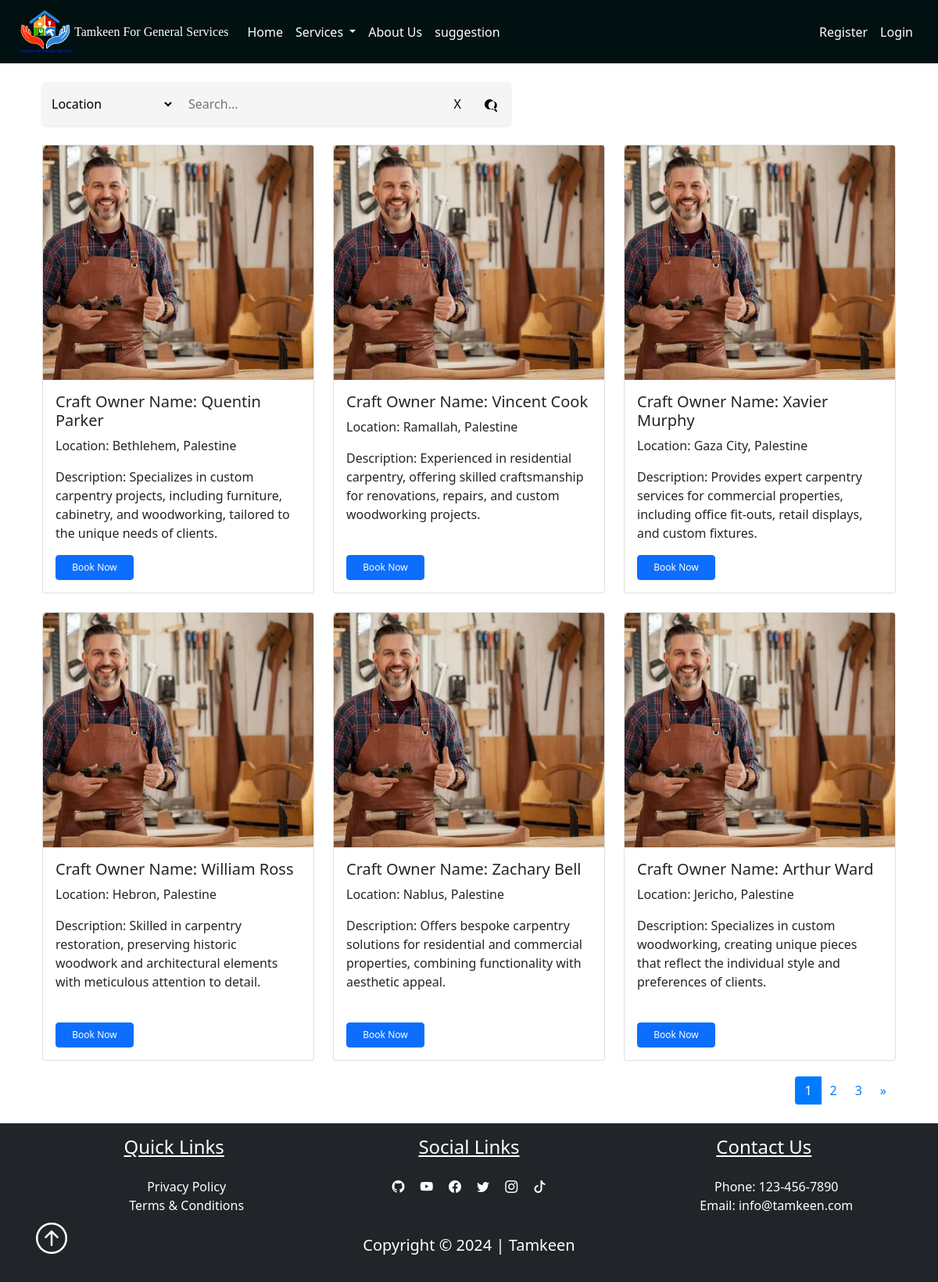
The app's page /Carpentry, older data.
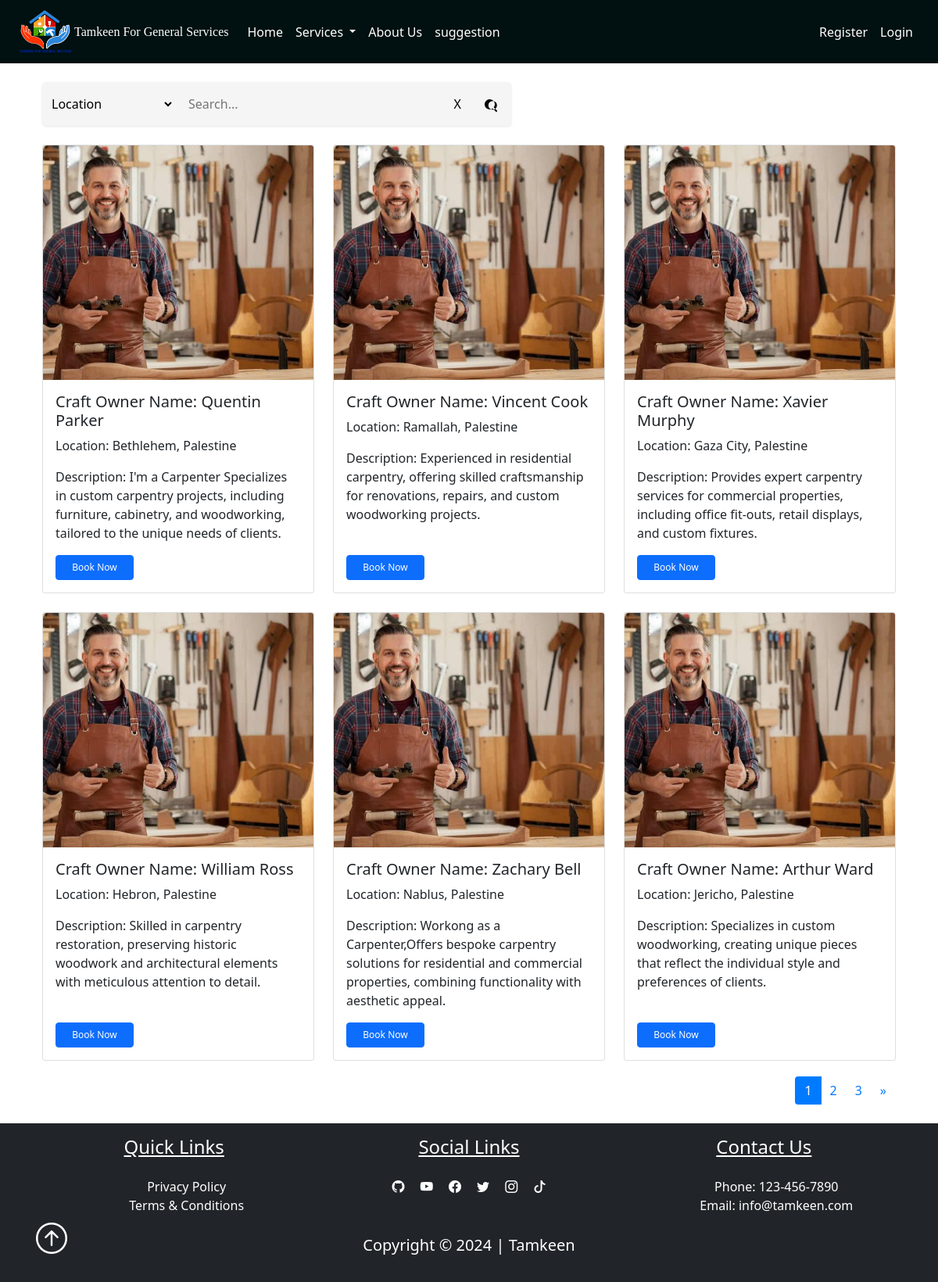
The same page, newer data.
### pythonic/models.py (models this page shows, shortened)
class User(db.Model, UserMixin):
    id = db.Column(db.Integer, primary_key=True)
    username = db.Column(db.String(25), unique=True, nullable=False)
    email = db.Column(db.String(125), unique=True, nullable=False)
    image_file = db.Column(db.String(20), nullable=False, default="prf.jpg")
    password = db.Column(db.String(60), nullable=False)
    address = db.Column(db.String(25), nullable=False)
    contactNumber = db.Column(db.String(10), nullable=False)
    user_type = db.Column(db.String(20), nullable=False)
    service_type = db.Column(db.String(20), nullable=True)
    description = db.Column(db.Text, nullable=True)
    service_id = db.Column(db.Integer, db.ForeignKey("service.id"), nullable=True)
    availability = db.relationship('Availability', uselist=False, backref='owner', lazy=True)
    works = db.relationship("Work", backref="maker", lazy=True)
    ratings = db.relationship('Rating', foreign_keys='Rating.craft_owner_id', backref='craft_owner', lazy=True)
    average_rating = db.Column(db.Float, nullable=True)

### pythonic/routes.py (the view)
@app.route('/Carpentry')
def Carpentry():
    page = request.args.get('page', 1, type=int)
    per_page = 6
    users, total_users, total_pages = get_Carpentry_users_from_database(page, per_page)
    next_url = url_for('Carpentry', page=page + 1) if page < total_pages else None
    prev_url = url_for('Carpentry', page=page - 1) if page > 1 else None
    pages = range(1, total_pages + 1)
    return render_template('Carpentry.html', Carpentry_users=users, next_url=next_url, prev_url=prev_url, pages=pages, current_page=page)

### instance/helper.py (called while the page is built)
def get_Carpentry_users_from_database(page, per_page):
    Carpentry_pagination = User.query.filter_by(service_type='Carpentry').paginate(page=page, per_page=per_page, error_out=False)
    total_users = Carpentry_pagination.total
    total_pages = Carpentry_pagination.pages
    return Carpentry_pagination.items, total_users, total_pages

### pythonic/templates/Carpentry.html (shortened to what this page needs)
<!DOCTYPE html>
<html lang="en">
<head>
    <link href="{{ url_for('static', filename='css/bootstrap.min.css') }}" rel="stylesheet">
</head>
<body>
    {% extends "layout.html" %}
    {% block content %}
    <br>
    <div class="container">
        <div class="search-container">
            <select id="filterSelect">
                <option value="location">Location</option>
            </select>
            <input type="text" id="searchInput" placeholder="Search...">
            <button id="clearButton">X</button>
            <button id="searchButton">
            </button>
        </div>
        <br>
        <div class="row row-cols-1 row-cols-md-3 g-4" id="cardContainer">
            {% for user in Carpentry_users %}
            <div class="col">
                <div class="card solution_card" data-location="{{ user.address }}" data-craftowner="{{ user.username }}">
                    <img src="{{ url_for('static', filename=user.image_file) }}" class="card-img-top" alt="carpentry image">
                    <div class="card-body">
                        <h5 class="card-title">Craft Owner Name: {{ user.username }}</h5>
                        <p class="card-text">Location: {{ user.address }}</p>
                        <p class="card-text">Description: {{ user.description }}</p>
                        <a href="/appointments?craft_owner={{ user.username }}&service_type={{ user.service_type }}" class="btn btn-primary" style="font-size: 12px; width: 100px;">Book Now</a>
                    </div>
                </div>
            </div>
            {% endfor %}
        </div>
        <div class="pagination-container">
            <nav aria-label="Page navigation">
                <ul class="pagination">
                    {% for page in pages %}
                    <li class="page-item {% if page == current_page %}active{% endif %}">
                        <a class="page-link" href="{{ url_for('Carpentry', page=page) }}">{{ page }}</a>
                    </li>
                    {% endfor %}
                    {% if next_url %}
                    <li class="page-item">
                        <a class="page-link" href="{{ next_url }}" aria-label="Next">
                            <span aria-hidden="true">&raquo;</span>
                        </a>
                    </li>
                    {%endif %}
                </ul>
                </nav>
                </div>
                </div>
                <br>
  {% endblock %}

Row changes from the older to the newer data that the page shows:
changed User "Quentin Parker": description "Specializes in custom carpentry projects, including furniture, cabinetry, and woodworking, tailored to the unique needs of clients." → "I'm a Carpenter Specializes in custom carpentry projects, including furniture, cabinetry, and woodworking, tailored to the unique needs of clients."
changed User "Zachary Bell": description "Offers bespoke carpentry solutions for residential and commercial properties, combining functionality with aesthetic appeal." → "Workong as a Carpenter,Offers bespoke carpentry solutions for residential and commercial properties, combining functionality with aesthetic appeal."
